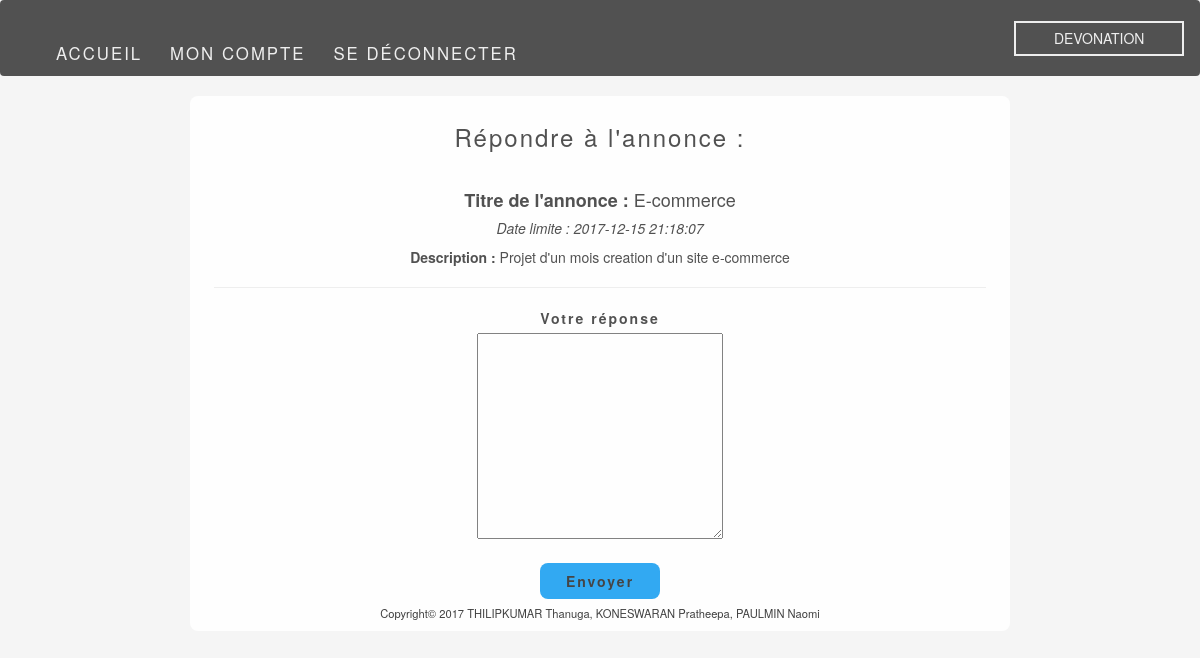
The app's page /form_response.php?id=12 (signed in), older data.
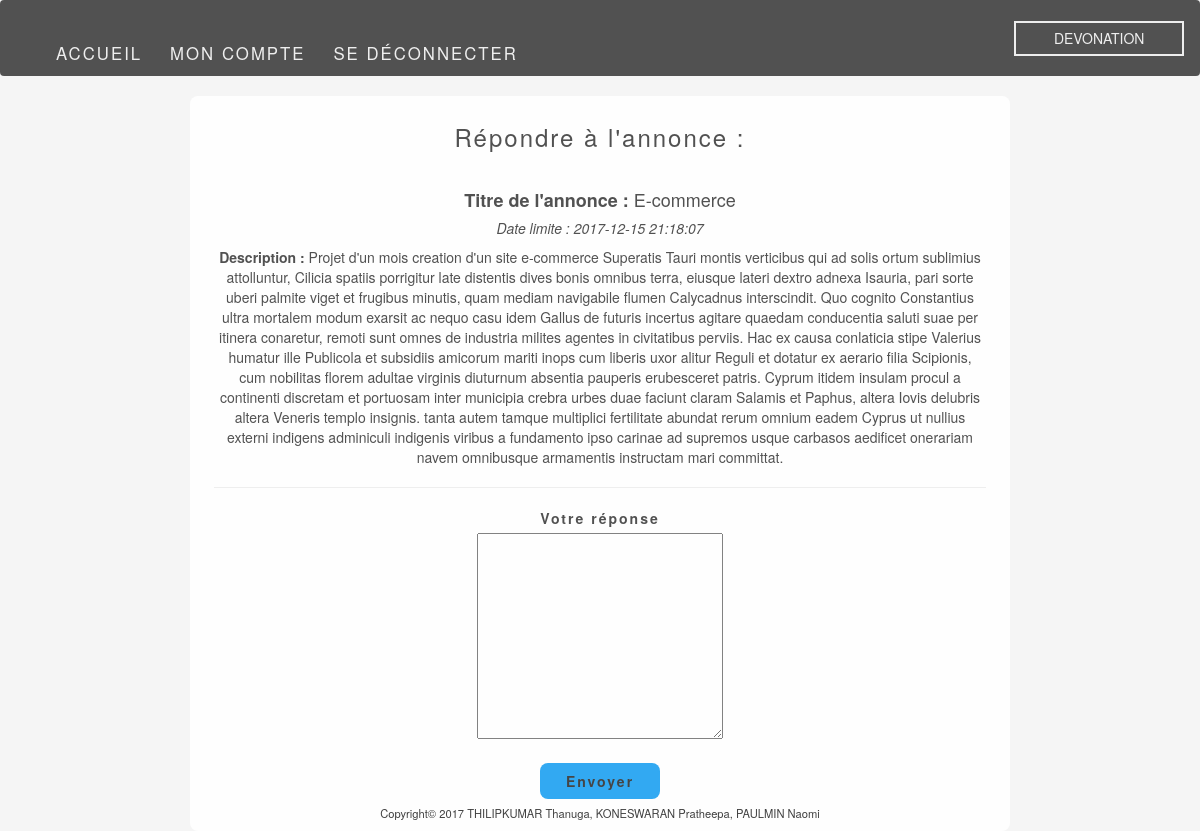
The same page, newer data.
### tables this page shows
CREATE TABLE IF NOT EXISTS `ad` (
  `id_ad` int(11) NOT NULL AUTO_INCREMENT,
  `title` varchar(50) NOT NULL,
  `ad_date` datetime NOT NULL,
  `deadline` date DEFAULT NULL,
  `description` text,
  `id_user` int(11) NOT NULL,
  PRIMARY KEY (`id_ad`),
  KEY `FK_ad_id_user` (`id_user`)
);

### form_response.php (the view, shortened to what this page needs)
<!doctype html>
<html lang="fr">
<head>
    <link rel="stylesheet" href="https://maxcdn.bootstrapcdn.com/bootstrap/3.3.7/css/bootstrap.min.css"
>
    <link rel="stylesheet" href="./CSS/header.css">
</head>
<body>
<?php require('includes/header.php');
if (isset($_SESSION['id'])) {
    ?>
<div class="row">
<div class="form col-xs-10 col-xs-offset-1 col-sm-10 col-sm-offset-1 col-md-8 col-md-offset-2 col-lg-8 col-lg-offset-2">
    <h3>Répondre à l'annonce :</h3>
    <?php
    $id = $_GET['id'];
    $req = $db->query("SELECT * FROM ad WHERE id_ad = $id");
    $ad = $req->fetch();
    ?>
    <h4><b>Titre de l'annonce :</b>
        <?php
        echo $ad['title'];
        ?>
    </h4>
    <h5>
        <i>Date limite :
        <?php
        echo $ad['ad_date'];
        ?>
        </i>
    </h5>
    <p>
        <b>Description :</b>
        <?php
        echo $ad['description'];
        ?>
    </p>
    <HR size=2 align=center width="100%">
    <form action="" method="post" class="rep_ad">
        <label for="reponse">Votre réponse</label><br>
        <textarea name="reponse" id="" cols="30" rows="10"></textarea><br>
        <br>
        <input type="submit" value="Envoyer" class="btn">
    </form>
<?php
} else {
    header('Location: connexion.php');
}
?>
</div>
</div>

Row changes from the older to the newer data that the page shows:
changed ad "E-commerce": description "Projet d'un mois creation d'un site e-commerce" → "…creation d'un site e-commerce Superatis Tauri montis verticibus qui ad solis ortum sublimius attolluntur, Cilicia spatiis porrigitur late distentis dives bonis omnibus terra, eiusque lateri dextro adnexa Isauria, pari sorte uberi palmite viget et frugibus minutis, quam mediam navigabile flumen Calycadnus interscindit. Quo cognito Constantius ultra mortalem modum exarsit ac nequo casu idem Gallus de futuris incertus agitare quaedam conducentia saluti suae per itinera conaretur, remoti sunt omnes de industria milites agentes in civitatibus perviis. Hac ex causa conlaticia stipe Valerius humatur ille Publicola et subsidiis amicorum mariti inops cum liberis uxor alitur Reguli et dotatur ex…"
